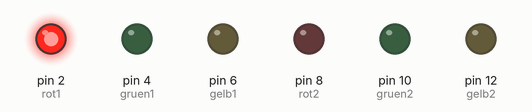
Simulated run of this sketch. Board: Arduino Nano, built with avr-gcc and run on an emulated ATmega328P. Parts: output pins drawn as LEDs (lit = HIGH).

Above: at 0.5 s.
At 2.5 s:
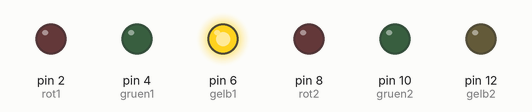
At 5.5 s:
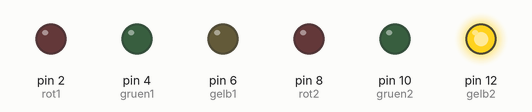
At 8.5 s:
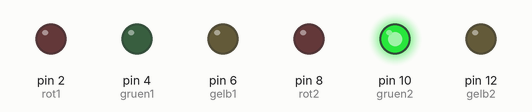
At 13.5 s:
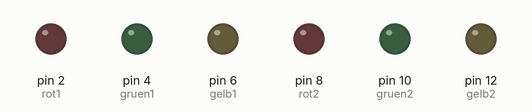
At 17.5 s:
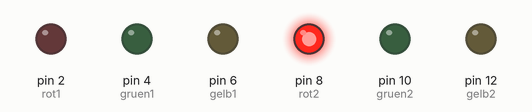
Timing chart, 0 to 18.2 s (numbered marks = the images above):
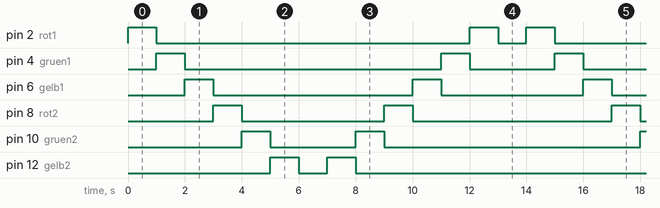

Measured:
- by itself, pin 2 (rot1): repeats every 14.0 s: LOW 11.0 s, HIGH 1.0 s, LOW 1.0 s, HIGH 1.0 s
- by itself, pin 4 (gruen1): repeats every 14.0 s: LOW 9.0 s, HIGH 1.0 s, LOW 3.0 s, HIGH 1.0 s
- by itself, pin 6 (gelb1): repeats every 14.0 s: LOW 7.0 s, HIGH 1.0 s, LOW 5.0 s, HIGH 1.0 s
- by itself, pin 8 (rot2): repeats every 14.0 s: LOW 5.0 s, HIGH 1.0 s, LOW 7.0 s, HIGH 1.0 s
- by itself, pin 10 (gruen2): repeats every 14.0 s: LOW 3.0 s, HIGH 1.0 s, LOW 9.0 s, HIGH 1.0 s
- by itself, pin 12 (gelb2): repeats every 14.0 s: LOW 1.0 s, HIGH 1.0 s, LOW 11.0 s, HIGH 1.0 s

The sketch:

Projekt1.ino
```cpp
#define rot1 2
#define gruen1 4
#define gelb1 6
#define rot2 8
#define gruen2 10
#define gelb2 12


void setup()
{
	pinMode(rot1, OUTPUT);
	pinMode(gruen1, OUTPUT);
	pinMode(gelb1, OUTPUT);
	pinMode(rot2, OUTPUT);
	pinMode(gruen2, OUTPUT);
	pinMode(gelb2, OUTPUT);
}


void loop()
{
	digitalWrite(rot1, HIGH);
	delay(1000);
	digitalWrite(rot1, LOW);

	digitalWrite(gruen1, HIGH);
	delay(1000);
	digitalWrite(gruen1, LOW);

	digitalWrite(gelb1, HIGH);
	delay(1000);
	digitalWrite(gelb1, LOW);

	digitalWrite(rot2, HIGH);
	delay(1000);
	digitalWrite(rot2, LOW);

	digitalWrite(gruen2, HIGH);
	delay(1000);
	digitalWrite(gruen2, LOW);

	digitalWrite(gelb2, HIGH);
	delay(1000);
	digitalWrite(gelb2, LOW);
	delay(1000);

	digitalWrite(gelb2, HIGH);
	delay(1000);
	digitalWrite(gelb2, LOW);

	digitalWrite(gruen2, HIGH);
	delay(1000);
	digitalWrite(gruen2, LOW);

	digitalWrite(rot2, HIGH);
	delay(1000);
	digitalWrite(rot2, LOW);

	digitalWrite(gelb1, HIGH);
	delay(1000);
	digitalWrite(gelb1, LOW);

	digitalWrite(gruen1, HIGH);
	delay(1000);
	digitalWrite(gruen1, LOW);

	digitalWrite(rot1, HIGH);
	delay(1000);
	digitalWrite(rot1, LOW);
	delay(1000);
}	
```
